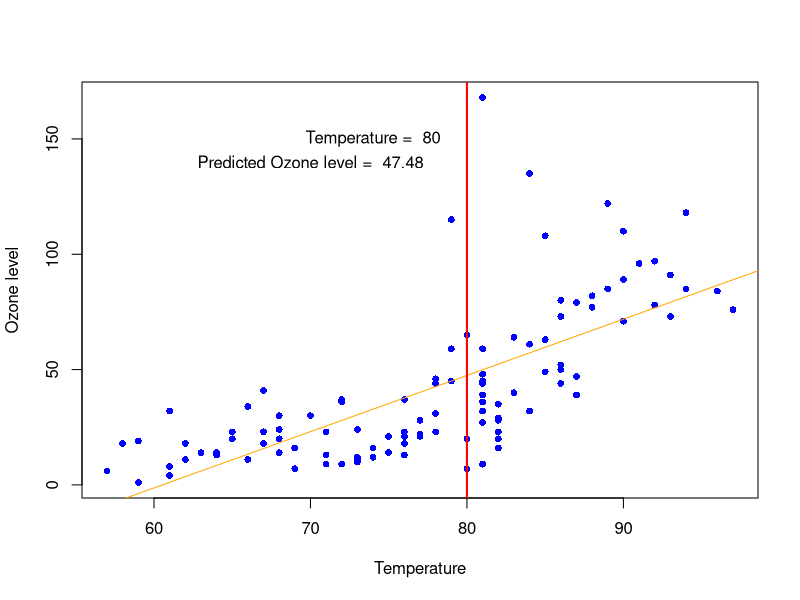

Recreate this plot in R.
## ---- chunk 1
##load and format the dataset
data(airquality);dataMain <- data.frame(na.omit(airquality))
dataMain <- dataMain[,c('Ozone','Temp')]
## calculate the regression model from the data and evaluate outcome with predictor at 80
temp <-80;reg <- lm(Ozone ~ Temp,dataMain)
pred <- predict(reg,newdata = data.frame(Temp=temp))
## ---- chunk 2
plot(x=dataMain$Temp,y=dataMain$Ozone,pch = 16, cex = .9,col='blue', xlab='Temperature',ylab = 'Ozone level');abline(reg, col='orange');lines(c(temp, temp), c(-10, 200),col="red",lwd=2);text(80-6, 150, paste("Temperature = ", temp));text(80-10, 140, paste("Predicted Ozone level = ", round(pred, 2)))
